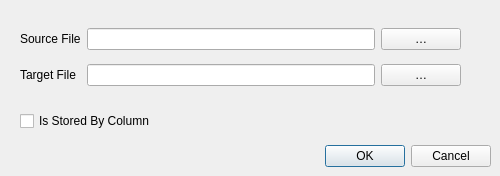
<?xml version="1.0" encoding="UTF-8"?>
<ui version="4.0">
 <class>GwmCsvToDatDialog</class>
 <widget class="QDialog" name="GwmCsvToDatDialog">
  <property name="geometry">
   <rect>
    <x>0</x>
    <y>0</y>
    <width>500</width>
    <height>176</height>
   </rect>
  </property>
  <property name="windowTitle">
   <string>Dialog</string>
  </property>
  <widget class="QDialogButtonBox" name="buttonBox">
   <property name="geometry">
    <rect>
     <x>150</x>
     <y>140</y>
     <width>341</width>
     <height>32</height>
    </rect>
   </property>
   <property name="orientation">
    <enum>Qt::Horizontal</enum>
   </property>
   <property name="standardButtons">
    <set>QDialogButtonBox::Cancel|QDialogButtonBox::Ok</set>
   </property>
  </widget>
  <widget class="QWidget" name="layoutWidget">
   <property name="geometry">
    <rect>
     <x>20</x>
     <y>20</y>
     <width>441</width>
     <height>76</height>
    </rect>
   </property>
   <layout class="QGridLayout" name="gridLayout">
    <item row="0" column="0">
     <widget class="QLabel" name="label">
      <property name="text">
       <string>Source File</string>
      </property>
     </widget>
    </item>
    <item row="0" column="1">
     <widget class="QLineEdit" name="mCsvFileName"/>
    </item>
    <item row="0" column="2">
     <widget class="QPushButton" name="mCsvOpenButton">
      <property name="text">
       <string>…</string>
      </property>
     </widget>
    </item>
    <item row="1" column="0">
     <widget class="QLabel" name="label_2">
      <property name="text">
       <string>Target File</string>
      </property>
     </widget>
    </item>
    <item row="1" column="1">
     <widget class="QLineEdit" name="mDatFileName"/>
    </item>
    <item row="1" column="2">
     <widget class="QPushButton" name="mDatOpenButton">
      <property name="text">
       <string>…</string>
      </property>
     </widget>
    </item>
   </layout>
  </widget>
  <widget class="QCheckBox" name="mIsColumnStore">
   <property name="geometry">
    <rect>
     <x>20</x>
     <y>110</y>
     <width>201</width>
     <height>22</height>
    </rect>
   </property>
   <property name="text">
    <string>Is Stored By Column</string>
   </property>
  </widget>
 </widget>
 <resources/>
 <connections>
  <connection>
   <sender>buttonBox</sender>
   <signal>accepted()</signal>
   <receiver>GwmCsvToDatDialog</receiver>
   <slot>accept()</slot>
   <hints>
    <hint type="sourcelabel">
     <x>248</x>
     <y>254</y>
    </hint>
    <hint type="destinationlabel">
     <x>157</x>
     <y>274</y>
    </hint>
   </hints>
  </connection>
  <connection>
   <sender>buttonBox</sender>
   <signal>rejected()</signal>
   <receiver>GwmCsvToDatDialog</receiver>
   <slot>reject()</slot>
   <hints>
    <hint type="sourcelabel">
     <x>316</x>
     <y>260</y>
    </hint>
    <hint type="destinationlabel">
     <x>286</x>
     <y>274</y>
    </hint>
   </hints>
  </connection>
 </connections>
</ui>
